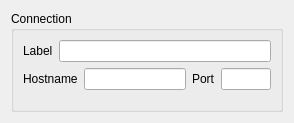
<ui version="4.0" >
 <class>AddConnectionDialog</class>
 <widget class="QWidget" name="AddConnectionDialog" >
  <property name="geometry" >
   <rect>
    <x>0</x>
    <y>0</y>
    <width>294</width>
    <height>123</height>
   </rect>
  </property>
  <property name="windowTitle" >
   <string>Form</string>
  </property>
  <layout class="QVBoxLayout" name="verticalLayout_2" >
   <item>
    <widget class="QGroupBox" name="groupBox_2" >
     <property name="title" >
      <string>Connection</string>
     </property>
     <layout class="QVBoxLayout" name="verticalLayout" >
      <item>
       <layout class="QHBoxLayout" name="horizontalLayout_2" >
        <item>
         <widget class="QLabel" name="label_2" >
          <property name="text" >
           <string>Label</string>
          </property>
         </widget>
        </item>
        <item>
         <widget class="QLineEdit" name="labelLineEdit" >
          <property name="maxLength" >
           <number>150</number>
          </property>
         </widget>
        </item>
       </layout>
      </item>
      <item>
       <layout class="QHBoxLayout" name="horizontalLayout" >
        <item>
         <widget class="QLabel" name="hostnameLabel" >
          <property name="text" >
           <string>Hostname</string>
          </property>
         </widget>
        </item>
        <item>
         <widget class="QLineEdit" name="hostnameLineEdit" >
          <property name="sizePolicy" >
           <sizepolicy vsizetype="Fixed" hsizetype="Expanding" >
            <horstretch>0</horstretch>
            <verstretch>0</verstretch>
           </sizepolicy>
          </property>
          <property name="maxLength" >
           <number>150</number>
          </property>
         </widget>
        </item>
        <item>
         <widget class="QLabel" name="label" >
          <property name="text" >
           <string>Port</string>
          </property>
         </widget>
        </item>
        <item>
         <widget class="QLineEdit" name="portLineEdit" >
          <property name="sizePolicy" >
           <sizepolicy vsizetype="Fixed" hsizetype="Minimum" >
            <horstretch>0</horstretch>
            <verstretch>0</verstretch>
           </sizepolicy>
          </property>
          <property name="maximumSize" >
           <size>
            <width>50</width>
            <height>16777215</height>
           </size>
          </property>
          <property name="maxLength" >
           <number>6</number>
          </property>
         </widget>
        </item>
       </layout>
      </item>
      <item>
       <spacer name="verticalSpacer" >
        <property name="orientation" >
         <enum>Qt::Vertical</enum>
        </property>
        <property name="sizeType" >
         <enum>QSizePolicy::Expanding</enum>
        </property>
        <property name="sizeHint" stdset="0" >
         <size>
          <width>20</width>
          <height>1</height>
         </size>
        </property>
       </spacer>
      </item>
     </layout>
    </widget>
   </item>
  </layout>
 </widget>
 <resources/>
 <connections/>
</ui>
